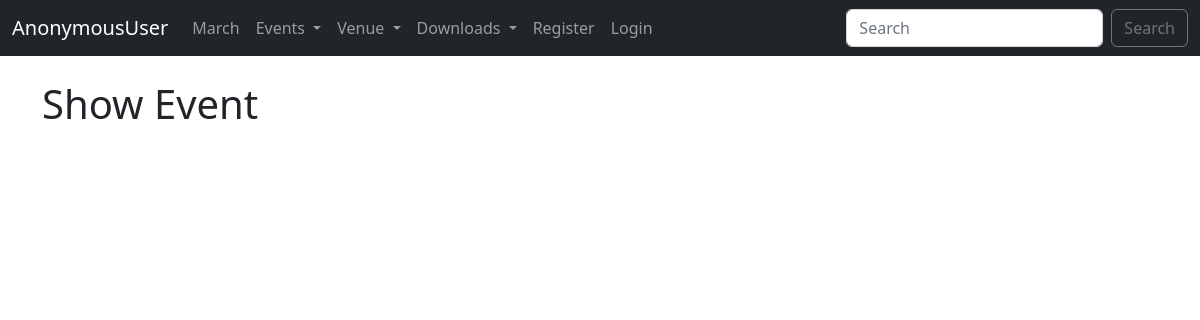
/show_event/7/, run on an earlier commit of the app's database.
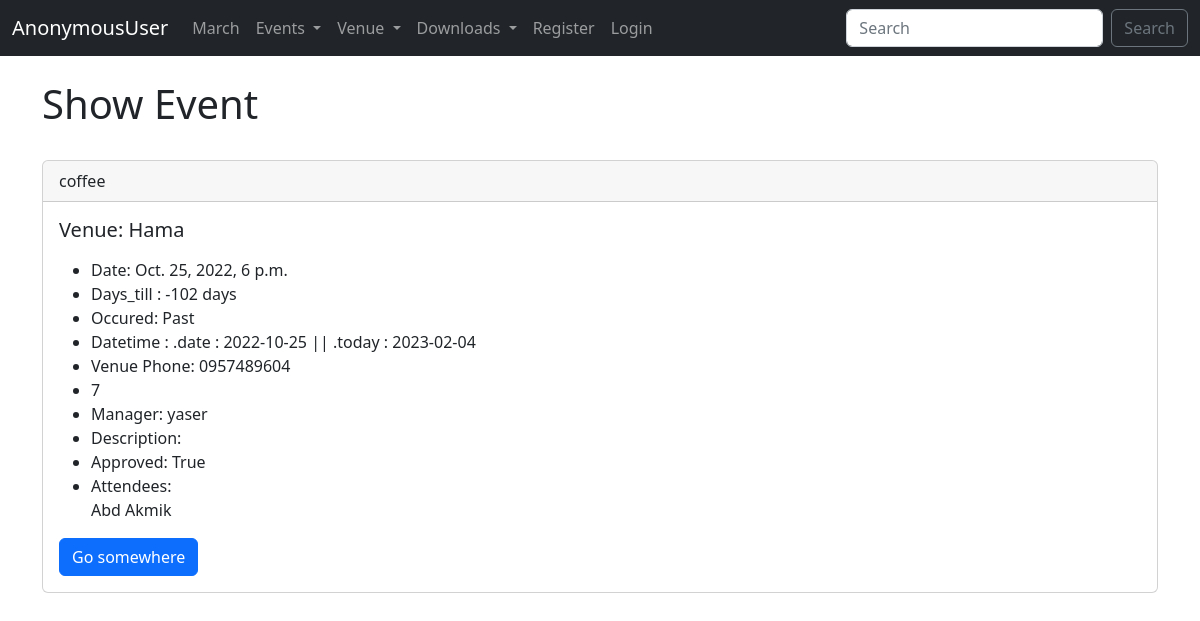
And on a later commit of the database.
### events/models.py (models this page shows)
class Event(models.Model):
	name = models.CharField("Event Name", max_length = 120)
	event_date = models.DateTimeField("Event Date")
	venue = models.ForeignKey(Venue, blank=True,null=True,on_delete=models.CASCADE)
	manager = models.ForeignKey(User, blank = True, null = True, on_delete = models.SET_NULL)
	attendees = models.ManyToManyField(MyClubUser, blank=True)
	description = models.TextField(blank=True)
	approved = models.BooleanField('Approved', default=False)
	def __str__(self):
		return self.name
	@property
	def Days_till(self):
		today = date.today()
		days_till = self.event_date.date() - today
		days_till_stripped = str(days_till).split(",",1)[0]
		return days_till_stripped
	@property
	def Is_Past(self):
		today = date.today()
		if self.event_date.date() < today:
			thing = "Past"
		else:
			thing = "Future"
		return thing
	@property
	def datetime(self):
		date = self.event_date.date()
		today = date.today()
		pr = f''' .date : {date} || .today : {today} '''
		return pr

class Venue(models.Model):
	name = models.CharField("Venue Name", max_length=120)
	address = models.CharField(max_length=300)
	zip_code = models.CharField("Zip Code", max_length=15)
	phone = models.CharField("Contact Phone", max_length=25)
	web = models.URLField("Website Address")
	email_address = models.EmailField("Email")
	owner = models.IntegerField('Venue Owner', blank=False, default=1)
	venue_image = models.ImageField(null=True, blank=True, upload_to='images/')
	class Meta: # Go to admin site
		verbose_name_plural = ('Test')
		verbose_name = ('Postion')
		ordering = ('-name',)
	def __str__(self):
		return self.name

class MyClubUser(models.Model):
	first_name = models.CharField(max_length=30)
	last_name = models.CharField(max_length=30)
	email = models.EmailField("User Email")
	def __str__(self):
		return self.first_name + ' ' + self.last_name

### events/views.py (the view)
# urls.py: path('show_event/<event_id>/', views.show_event, name = "show_event"),
def show_event(request, event_id):
	event = Event.objects.get(pk=event_id)
	return render(request, 'events/show_event.html', {
		'event': event
		})

### events/templates/events/show_event.html (shortened to what this page needs)
{% extends 'events/layout.html' %}
{% block body %}
<h1>Show Event</h1>
<br>
		{% if event.approved %}
		<div class="card">
  			<div class="card-header">{{ event }}</div>
  			<div class="card-body">
    			<h5 class="card-title">Venue: {{ event.venue }}</h5>
    			<p class="card-text">
					<ul>
						<li>Date: {{ event.event_date }}</li>
						<li>Days_till : {{ event.Days_till }}</li>
						<li>Occured: {{ event.Is_Past }}</li>
						<li>Datetime : {{ event.datetime }}</li>
						<li>Venue Phone: {{ event.venue.phone }}</li>
						<li>{{ event.id }}</li>
						<li>Manager: {{ event.manager }}</li>
						<li>Description: {{ event.description }}</li>
						<li>Approved: {{ event.approved }}
						<li>Attendees:
							{% for attend in event.attendees.all %}
								&nbsp<br>{{ attend }}
							{% endfor %}
						</li>
					</ul>
    			</p>
    			<a href="#" class="btn btn-primary">Go somewhere</a>
  			</div>
		</div>
		<br>
		{% endif %}
{% endblock %}

### events/templates/events/layout.html (shortened to what this page needs)
{% load static %}
<!doctype html>
<html lang="en">
  	<head>
    <link href="https://cdn.jsdelivr.net/npm/bootstrap@5.2.3/dist/css/bootstrap.min.css" rel="stylesheet">
    <link rel="stylesheet" type="text/css" href="{% static 'style/style.css' %}">
  	</head>
  	<body>
  		{% include 'events/navbar.html' %}
  		<br>
        <div class="container">
  		    {% block body %}
  		    {% endblock %}
        </div>
  	</body>
</html>

### events/templates/events/navbar.html (shortened to what this page needs)
<nav class="navbar navbar-expand-lg navbar-dark bg-dark">
  <div class="container-fluid">
    <a class="navbar-brand" href="{% url 'events:home' %}">{{user}}</a>
    <div class="collapse navbar-collapse" id="navbarSupportedContent">
      <ul class="navbar-nav me-auto mb-2 mb-lg-0">
        <li class="nav-item">
          <a class="nav-link" href="{% url 'events:home' '2023' 'March' %}">March</a>
        </li>
         <li class="nav-item dropdown">
          <a class="nav-link dropdown-toggle" href="#" role="button" data-bs-toggle="dropdown" aria-expanded="false">
            Events
          </a>
        </li>
         <li class="nav-item dropdown">
          <a class="nav-link dropdown-toggle" href="#" role="button" data-bs-toggle="dropdown" aria-expanded="false">
            Venue
          </a>
        </li>
         <li class="nav-item dropdown">
          <a class="nav-link dropdown-toggle" href="#" role="button" data-bs-toggle="dropdown" aria-expanded="false">
            Downloads
          </a>
        </li>
        {% if user.is_authenticated %}
        <li class="nav-item">
          <a class="nav-link" href="{% url 'logout' %}">Logout</a>
        </li>
        {% if user.is_superuser %}
        <li class="nav-item">
          <a class="nav-link" href="{% url 'events:admin_approval' %}">Admin</a>
        </li>
        {% endif %}
        {% else %}
        <li class="nav-item">
          <a class="nav-link" href="{% url 'register_user' %}">Register</a>
        </li>
        <li class="nav-item">
          <a class="nav-link" href="{% url 'login' %}">Login</a>
        </li>
        {% endif %}
      </ul>
      <form class="d-flex" role="search" method="POST" action="{% url 'events:search_venue' %}">
        <input class="form-control me-2" name="searched" type="search" placeholder="Search" aria-label="Search">
        <button class="btn btn-outline-secondary" type="submit">Search</button>
      </form>
    </div>
  </div>
</nav>

What changed in the data, as far as the page shows it:
now on this page (row edited): Event: name "coffee", venue "Hama", event_date "Oct. 25, 2022, 6 p.m.", Days_till "-102 days", Is_Past "Past", datetime ".date : 2022-10-25 || .today : 2023-02-04", venue.phone "0957489604", id "7", manager "yaser", approved "True"
changed Event: approved False → True (drawn)
now on this page (row unchanged): MyClubUser: first_name+last_name "Abd Akmik"
Also different on the page:
text now shown: "Venue: Date: Days_till : Occured: Datetime : Venue Phone: Manager: Description: Approved: Attendees: Go somewhere"
